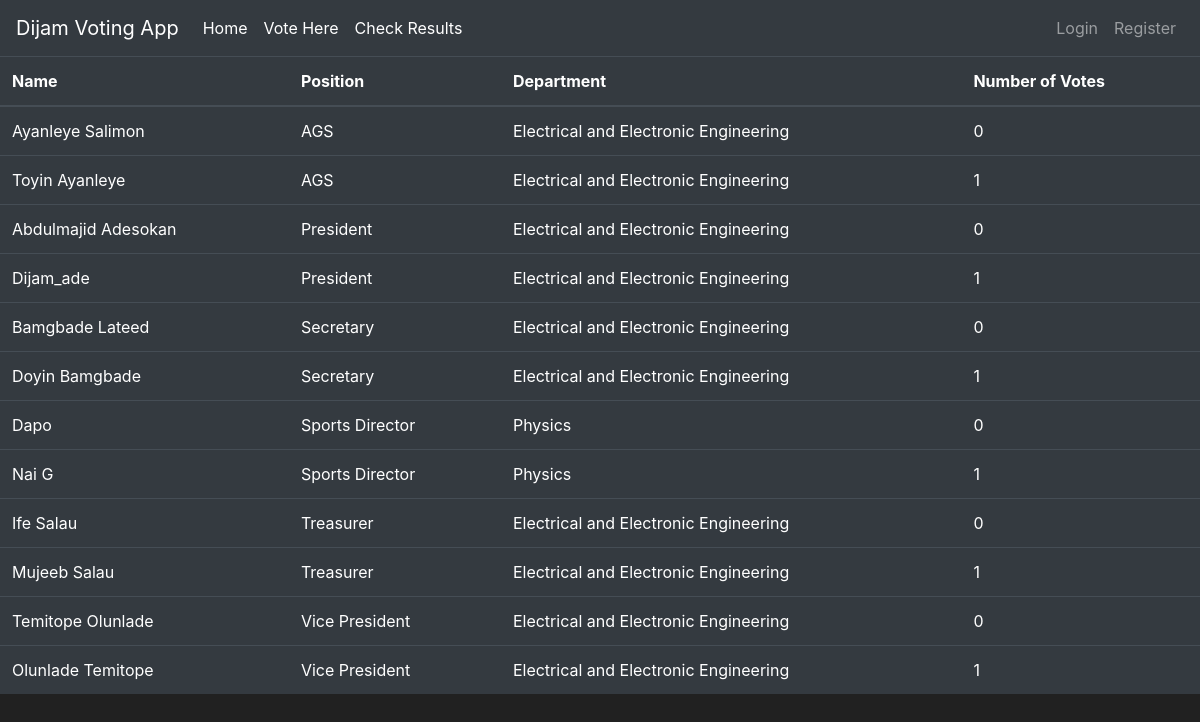
The page /results on the database as committed earlier.
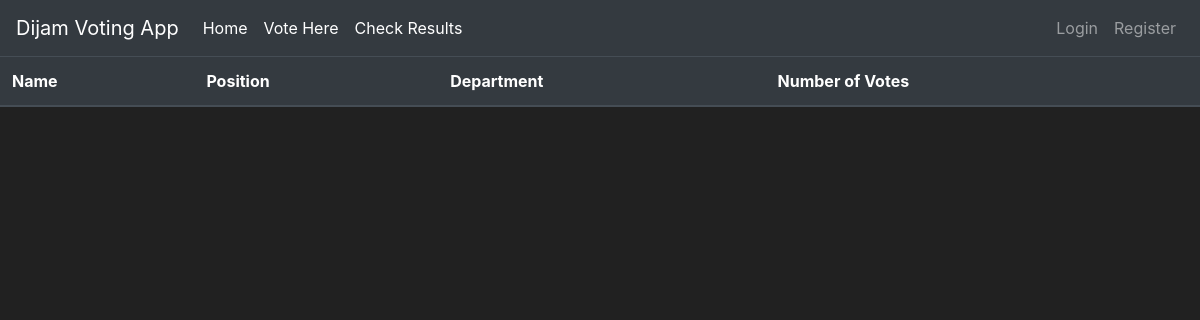
The same page on the database as committed later.
### voting/models.py (models this page shows, shortened)
class Candidate(db.Model):
    id = db.Column(db.Integer(), primary_key=True)
    name = db.Column(db.String(length = 40), unique=True,nullable=False)
    department = db.Column(db.String(length = 40),nullable=False)
    number_of_votes = db.Column(db.Integer(), default = 0)
    position = db.Column(db.String(), nullable = False)

### voting/routes.py (the view)
@app.route('/results')
def check_result():
    candidate = Candidate.query.order_by(Candidate.position).all()
    return render_template('check_result.html', candidate = candidate)

### voting/templates/check_result.html (shortened to what this page needs)
{% extends 'base.html' %}
{% block content %}
<table class="table table-hover table-dark">
    <thead>
       <tr>
          <th scope="col">Name</th>
          <th scope="col">Position</th>
          <th scope="col">Department</th>
          <th scope="col">Number of Votes</th>
       </tr>
    </thead>
    <tbody>
       {% for item in candidate %}
       <tr>
          <td>{{ item.name }}</td>
          <td>{{ item.position }}</td>
          <td>{{ item.department}}</td>
          <td>{{ item.number_of_votes }}</td>
       </tr>
       {% endfor %}
    </tbody>
 </table>
 {% endblock %}

### voting/templates/base.html (shortened to what this page needs)
<!doctype html>
<html lang="en">
   <head>
      <link rel="stylesheet" href="https://cdn.jsdelivr.net/npm/bootstrap@4.5.3/dist/css/bootstrap.min.css">
   </head>
   <body>
    <nav class="navbar navbar-expand-md navbar-dark bg-dark">
      <a class="navbar-brand" href="{{url_for('home_page')}}">Dijam Voting App</a>
      <div class="collapse navbar-collapse" id="navbarNav">
        <ul class="navbar-nav mr-auto">
            <li class="nav-item active">
                <a class="nav-link" href="{{ url_for('home_page') }}">Home <span class="sr-only">(current)</span></a>
            </li>
            <li class="nav-item active">
              <a class="nav-link" href="{{ url_for('voting_page') }}">Vote Here <span class="sr-only">(current)</span></a>
          </li>
          <li class="nav-item active">
            <a class="nav-link" href="{{ url_for('check_result') }}">Check Results <span class="sr-only">(current)</span></a>
        </li>
        </ul>
        {%if current_user.is_authenticated %}
          <ul class="navbar-nav">
              <li class="nav-item">
                <a class="nav-link">Welcome, {{current_user.name }}
                </a>
            </li>
              <li class="nav-item">
                <a class="nav-link" href="{{ url_for('logout_page') }}">Logout</a>
            </li>
        </ul>
          {% else %}
          <ul class="navbar-nav">
            <li class="nav-item">
                <a class="nav-link" href="{{url_for('login_page')}}">Login</a>
            </li>
            <li class="nav-item">
                <a class="nav-link" href="{{url_for('register_page')}}">Register</a>
            </li>
        </ul>
          {% endif %}
      </div>
    </nav>
        {%block content%}
        {%endblock%}
   </body>
</html>

### voting/templates/base.html (style rules this page uses)
body { background-color: #212121; color: white }

Rows that differ between the two databases and show on the page:
removed Candidate: name "Ayanleye Salimon", position "AGS", department "Electrical and Electronic Engineering", number_of_votes "0"
removed Candidate: name "Toyin Ayanleye", position "AGS", department "Electrical and Electronic Engineering", number_of_votes "1"
removed Candidate: name "Abdulmajid Adesokan", position "President", department "Electrical and Electronic Engineering", number_of_votes "0"
removed Candidate: name "Dijam_ade", position "President", department "Electrical and Electronic Engineering", number_of_votes "1"
removed Candidate: name "Bamgbade Lateed", position "Secretary", department "Electrical and Electronic Engineering", number_of_votes "0"
removed Candidate: name "Doyin Bamgbade", position "Secretary", department "Electrical and Electronic Engineering", number_of_votes "1"
removed Candidate: name "Dapo", position "Sports Director", department "Physics", number_of_votes "0"
removed Candidate: name "Nai G", position "Sports Director", department "Physics", number_of_votes "1"
removed Candidate: name "Ife Salau", position "Treasurer", department "Electrical and Electronic Engineering", number_of_votes "0"
removed Candidate: name "Mujeeb Salau", position "Treasurer", department "Electrical and Electronic Engineering", number_of_votes "1"
removed Candidate: name "Temitope Olunlade", position "Vice President", department "Electrical and Electronic Engineering", number_of_votes "0"
removed Candidate: name "Olunlade Temitope", position "Vice President", department "Electrical and Electronic Engineering", number_of_votes "1"
